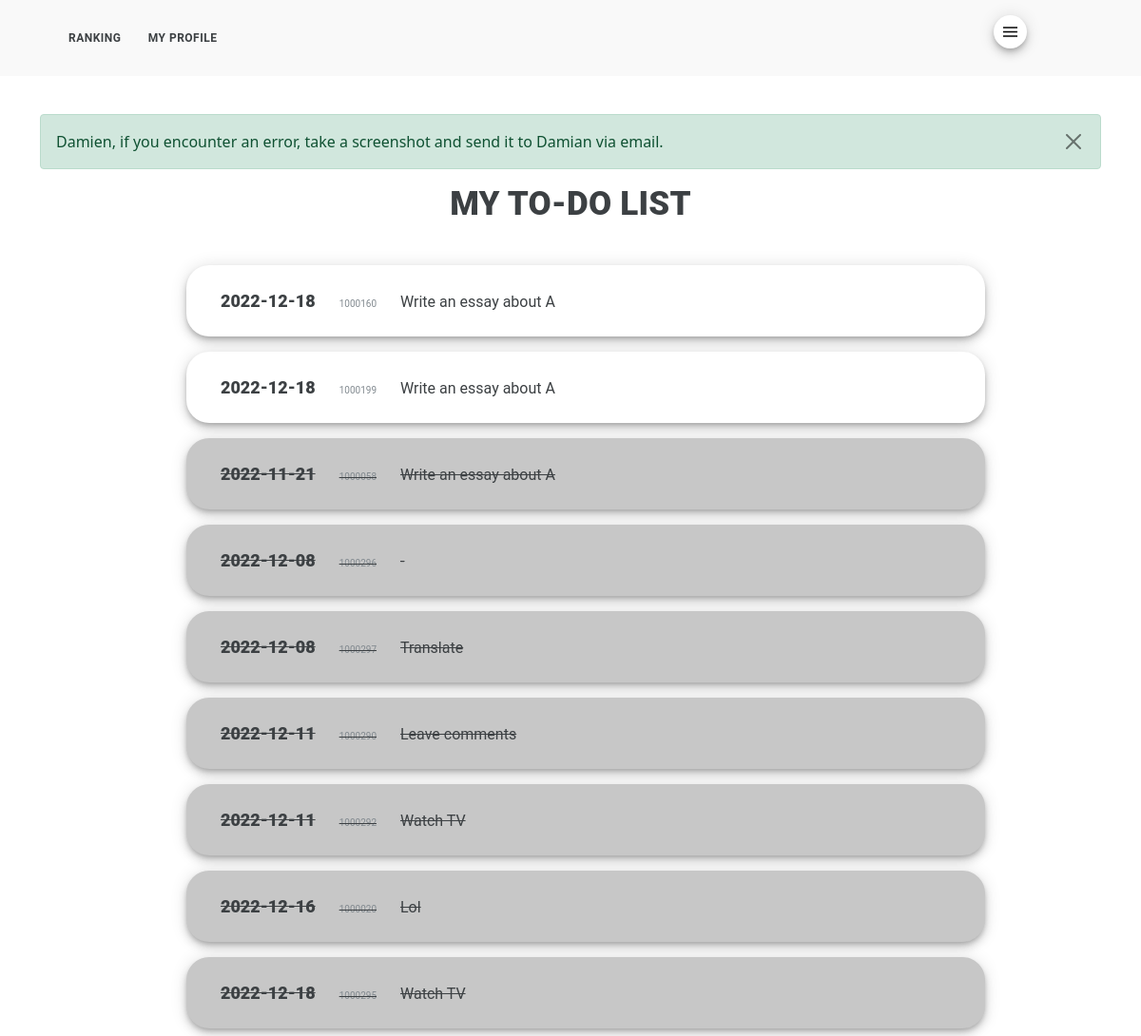
The app's page /assignments.html (signed in), older data.
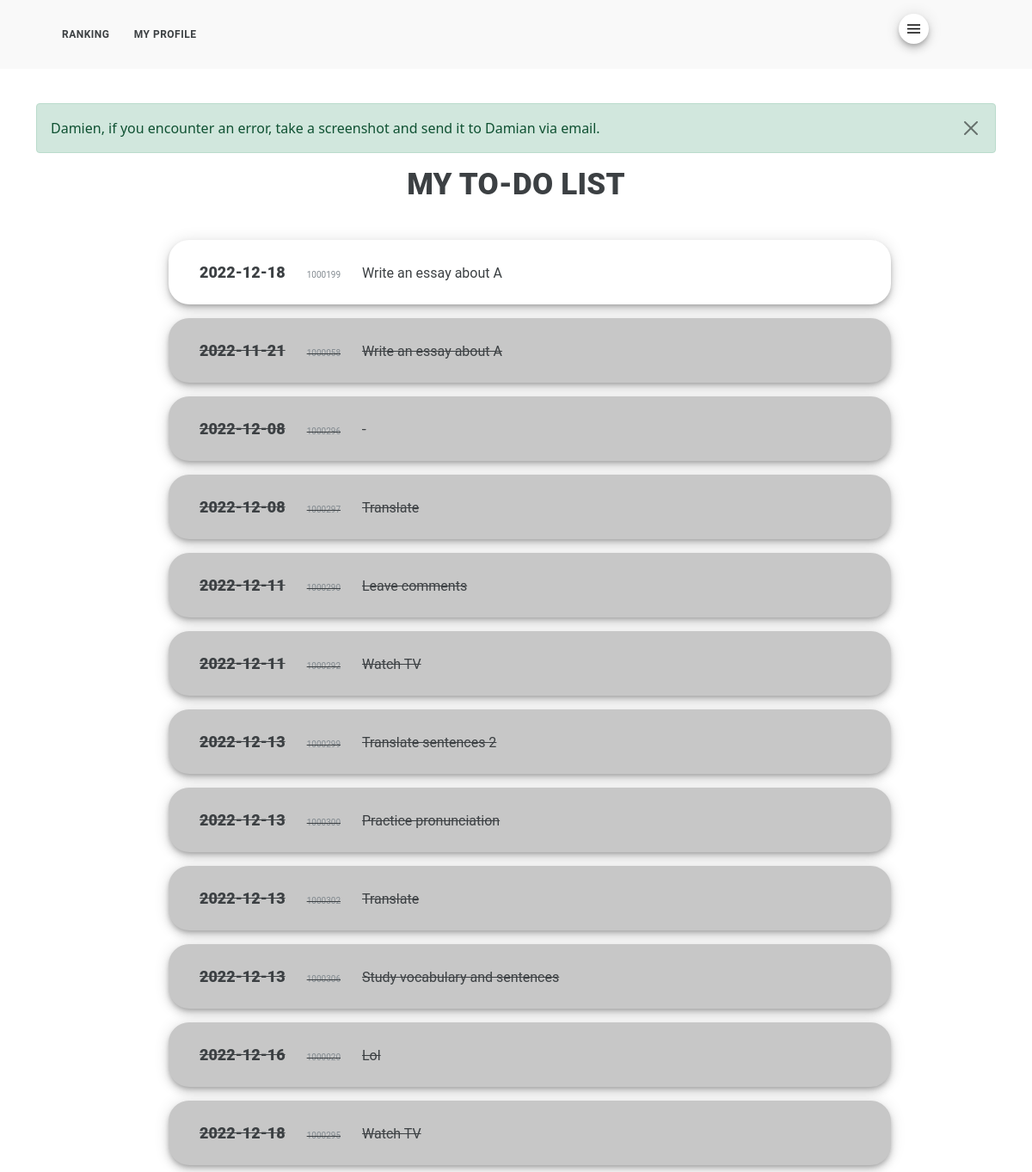
The same page, newer data.
### nieszkolni_app/models.py (models this page shows)
class Curriculum(models.Model):
    item = models.IntegerField(primary_key=True)
    deadline_text = models.CharField(max_length=200, default="")
    deadline_number = models.IntegerField()
    name = models.CharField(max_length=200, default="")
    component_id = models.CharField(max_length=200, default="")
    component_type = models.CharField(max_length=200, default="")
    assignment_type = models.CharField(max_length=200, default="")
    title = models.CharField(max_length=200, default="")
    content = models.TextField(default="")
    matrix = models.CharField(max_length=200, default="")
    resources = models.TextField(default="")
    conditions = models.TextField(default="")
    status = models.CharField(max_length=200, default="uncompleted")
    completion_stamp = models.IntegerField(default=0)
    completion_date = models.IntegerField(default=0)
    submitting_user = models.CharField(max_length=200, default="")
    reference = models.IntegerField(default=0)

### nieszkolni_app/views.py (the view)
# urls.py: path('assignments.html', views.assignments, name="assignments"),
@login_required
def assignments(request):
    if request.user.is_authenticated:
        first_name = request.user.first_name
        last_name = request.user.last_name
        current_user = first_name + " " + last_name
        user_agent = get_user_agent(request)
        score = ActivityManager().calculate_points_this_week(current_user)
        display_first_name = first_name.capitalize()
        messages.success(request, (f"{display_first_name}, if you encounter an error, take a screenshot and send it to Damian via email."))
        if request.method == "POST":
            item = request.POST["item"]
            return render(request, "assignments.html", {"item": item})
        else:
            uncomplated_assignments = CurriculumManager().display_uncompleted_assignments(current_user)
            complated_assignments = CurriculumManager().display_completed_assignments(current_user)
            if user_agent.is_mobile:
                return render(request, "m_my_to_do_list.html", {
                    "uncomplated_assignments": uncomplated_assignments,
                    "complated_assignments": complated_assignments,
                    "score": score
                    })
            else:
                return render(request, "assignments.html", {
                    "uncomplated_assignments": uncomplated_assignments,
                    "complated_assignments": complated_assignments,
                    "score": score
                    })

### nieszkolni_folder/audit_manager.py (called while the page is built)
    def check_if_clocked_in(self, clocking_user):
        with connection.cursor() as cursor:
            cursor.execute(f'''
                SELECT clock_out
                FROM nieszkolni_app_audit
                WHERE clocking_user = '{clocking_user}'
                AND entry_type = 'automatic'
                AND status = 'started'
                ORDER BY stamp DESC
                LIMIT 1
                ''')
            response = cursor.fetchone()
            if response is not None:
                if response[0] == 0:
                    status = True
                else:
                    status = False
            else:
                status = False
            return status

### nieszkolni_folder/back_office_manager.py (called while the page is built)
    def display_option_by_command(self, command):
        with connection.cursor() as cursor:
            cursor.execute(f'''
                SELECT value
                FROM nieszkolni_app_option
                WHERE command = '{command}'
                ''')
            data = cursor.fetchone()
            return data

### nieszkolni_folder/context_processors.py (called while the page is built)
def sections_processor(request):
    if request.user.is_authenticated:
        first_name = request.user.first_name
        last_name = request.user.last_name
        current_user = first_name + " " + last_name
        if request.user.is_superuser:
            superuser_status = True
        else:
            superuser_status = False
        status = AuditManager().check_if_clocked_in(current_user)
        return {"status": status, "superuser_status": superuser_status}
    else:
        return {}

### nieszkolni_folder/curriculum_manager.py (called while the page is built)
    def assignments_and_status_from_to(self, client, start, end):
        start_number = TimeMachine().date_to_number(start)
        end_number = TimeMachine().date_to_number(end)
        with connection.cursor() as cursor:
            cursor.execute(f'''
                SELECT assignment_type, status
                FROM nieszkolni_app_curriculum
                WHERE name = '{client}'
                AND deadline_number > '{start_number}'
                AND deadline_number <= '{end_number}'
                ''')
            assignments = cursor.fetchall()
            return assignments

### nieszkolni_folder/time_machine.py (called while the page is built)
    def today(self):
        return datetime.now().strftime(today_pattern)

    def today_number(self):
        today = self.today()
        today_number = self.date_to_number(today)
        return today_number

### nieszkolni_app/templates/assignments.html (shortened to what this page needs)
{% extends 'base.html' %}
{% block 'content' %}
{% load static %}
<h1>MY TO-DO LIST</h1>
<div class="list_container">
	<ul class="list">
		{% for uncomplated_assignment in uncomplated_assignments %}
			<li class="list_item tr_clickable" onclick="jump({{ uncomplated_assignment.0 }})">
				<div class="list_content">{{ uncomplated_assignment.1 }}</div>
				<div class="list_content_small">{{ uncomplated_assignment.0 }}</div>
				<div class="list_content_inside">{{ uncomplated_assignment.7 }}</div>
			</li>
		{% endfor %}
		{% for complated_assignment in complated_assignments %}
			<li class="list_item list_item_complted list_item_crossed tr_clickable" onclick="jump({{ complated_assignment.0 }})">
				<div class="list_content">{{ complated_assignment.1 }}</div>
				<div class="list_content_small">{{ complated_assignment.0 }}</div>
				<div class="list_content_inside">{{ complated_assignment.7 }}</div>
			</li>
		{% endfor %}
	</ul>
</div>
{% endblock %}

### nieszkolni_app/templates/base.html (shortened to what this page needs)
{% load user_agents %}
{% load static %}
{% if request|is_mobile %}
<head>
    <link href="https://cdn.jsdelivr.net/npm/bootstrap@5.1.3/dist/css/bootstrap.min.css" rel="stylesheet">
    <link rel="stylesheet" type="text/css" href="{% static 'styles.css' %}">
    {% if user.is_authenticated %}
    <nav class="m_navigation">
      <div class="m_navigation_box" id="main_links">
        <div class="m_navigation_item">
          <a class="m_navigation_link" href="{% url 'ranking'%}">RANKING</a>
        </div>
        <div class="m_navigation_item">
          <a class="m_navigation_link" href="{% url 'profile'%}">MY PROFILE</a>
        </div>
      </div>
    </nav>
    <div>
      <button type="button" class="m_hamburger_menu" onclick="showHideHamburgerMenu()"><img src="{% static '/images/hamburger.png' %}" width="15" height="15"></button>
  </div>
    {% else %}
  <nav class="m_navigation">
    <div class="m_side_menu" id="main_links">
    </div>
  </nav>
    {% endif %}
  <div class="container">
    {% if messages %}
      {% for message in messages %}
          {% if message.tags == 'success' %}
            <div class="alert alert-success alert-dmissable" role="alert">
          {% elif message.tags == 'info' %}
            <div class="alert alert-info alert-dmissable" role="alert">
          {% elif message.tags == 'warning' %}
            <div class="alert alert-warning alert-dmissable" role="alert">
          {% else %}
            <div class="alert alert-danger alert-dmissable" role="alert">
          {% endif %}
          {{ message }}
          <button type="button" class="btn-close float-end" data-bs-dismiss="alert" aria-label="Close"></button>
        </div>
      {% endfor %}
    {% endif %}
  </div>
</head>
{% endif %}
</head>
<body>
<div id="main_content">
  {% block 'content' %}
  {% endblock %}
</div>
  </body>
</html>

### nieszkolni_app/static/styles.css (style rules this page uses)
body { height: 100%; margin: 0px; }
a { color: #3c4043; font-weight: 500; text-decoration: none; }
.list { align-items: center; list-style: none; display: flex; flex-direction: column; justify-content: center; }
.list_item { align-items: baseline; background-color: #fff; border-radius: 24px; border-style: none; box-shadow: rgba(0, 0, 0, .2) 0 3px 5px -1px,rgba(0, 0, 0, .14) 0 6px 10px 0,rgba(0, 0, 0, .12) 0 1px 18px 0; color: #3c4043; display: flex; font-family: "Google Sans", Roboto, Arial, sans-serif; justify-content: flex-start; margin-top: 1vh; margin-bottom: 1vh; padding: 3vh 1vw 3vh 3vw; user-select: none; width: 70vw; }
.list_content { display: inline-flex; color: #3c4043; font-size: 18px; font-weight: 850; }
.list_content_small { display: inline-flex; color: #81898F; font-size: 10px; font-weight: 400; margin-left: 25px; }
.list_content_inside { display: inline-flex; margin-left: 25px; }
.list_item_complted { background-color: #C7C7C7; }
.list_item_crossed { text-decoration: line-through; }
h1 { color: #3c4043; font-family: "Google Sans", Roboto, Arial, sans-serif; font-size: 35px; font-weight: 1000; letter-spacing: .25px; margin-bottom: 35px; text-align: center; }
.m_navigation { background-color: #F9F9F9; height: 10vh; left: 0; margin-bottom: 5vh; position: static; right: 0; top: 0; z-index: -1; }
.m_navigation_box { left: 50%; margin-right: 10vw; position: relative; top: 50%; transform: translate(-50%, -50%); }
.m_navigation_item { display: inline-block; padding-top: 50%; padding: 1vh 1vw; position: relative; }
.m_navigation_link { border-radius: 24px; border-style: none; color: #3c4043; font-family: "Google Sans", Roboto, Arial, sans-serif; font-size: 12px; font-weight: 750; letter-spacing: .5px; text-align: center; text-decoration: none; }
.m_hamburger_menu { background-color: #fff; border-radius: 24px; border-style: none; box-shadow: rgba(0, 0, 0, .2) 0 3px 5px -1px,rgba(0, 0, 0, .14) 0 6px 10px 0,rgba(0, 0, 0, .12) 0 1px 18px 0; cursor: default; float: right; padding: 10px; position: absolute; right: 10vw; top: 2vh; z-index: 100; }
.tr_clickable { cursor: pointer; }

Row changes from the older to the newer data that the page shows:
removed Curriculum: deadline_text "2022-12-18", item "1000160", title "Write an essay about A", shown under "MY TO-DO LIST"
added Curriculum: deadline_text "2022-12-13", item "1000299", title "Translate sentences 2"
added Curriculum: deadline_text "2022-12-13", item "1000300", title "Practice pronunciation"
added Curriculum: deadline_text "2022-12-13", item "1000302", title "Translate"
added Curriculum: deadline_text "2022-12-13", item "1000306", title "Study vocabulary and sentences"
